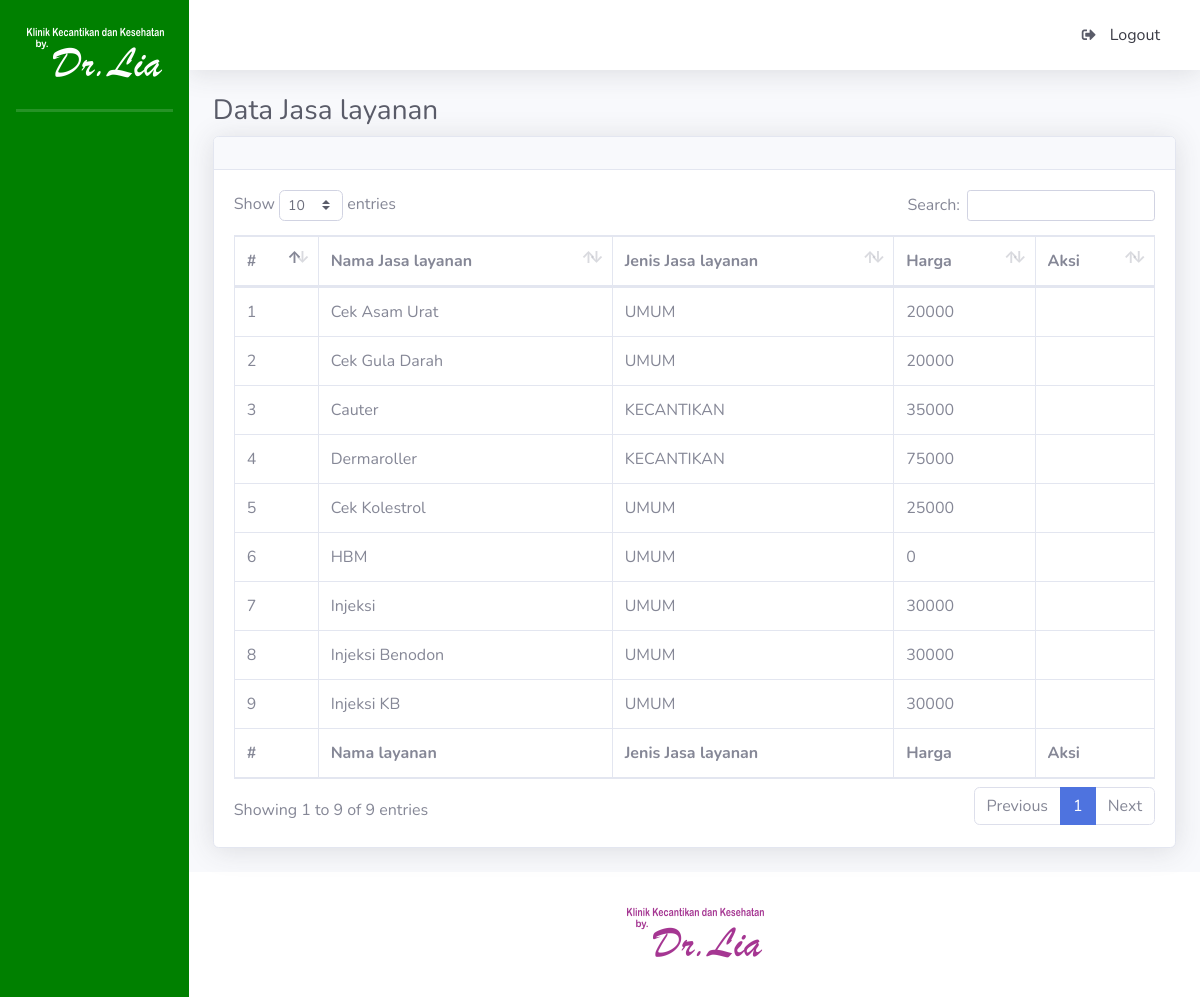
The page /index.php/jasa_layanan on the database as committed earlier.
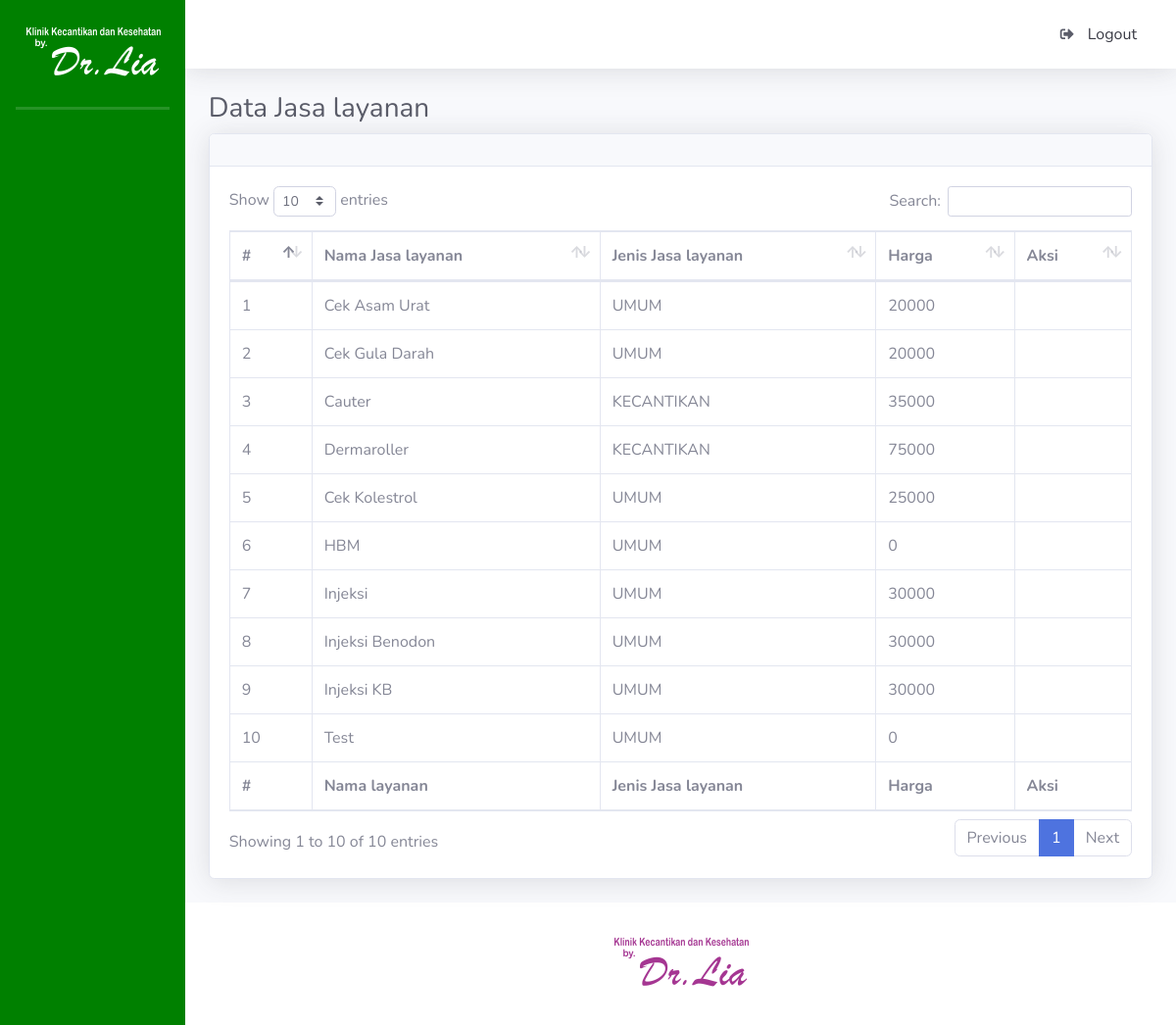
The same page on the database as committed later.
### tables this page shows
CREATE TABLE `tb_jasa_layanan` (
  `id_layanan` bigint(20) NOT NULL,
  `nama_jasa` varchar(100) NOT NULL,
  `harga` int(11) NOT NULL,
  `kategori` bigint(20) NOT NULL
);

CREATE TABLE `tb_layanan` (
  `id_layanan` bigint(20) NOT NULL,
  `nama_layanan` enum('UMUM','KECANTIKAN') NOT NULL
);

### application/controllers/Jasa_layanan.php (called while the page is built, shortened)
<?php
class Jasa_layanan extends CI_Controller {
	public function index()
	{
		$this->db->select('tb_jasa_layanan.id_layanan, tb_jasa_layanan.nama_jasa, tb_jasa_layanan.harga, tb_layanan.nama_layanan');
		$this->db->join('tb_layanan', 'tb_layanan.id_layanan=tb_jasa_layanan.kategori');
		$parser['p_semuajasa_layanan'] = $this->db->get('tb_jasa_layanan')->result();
		$this->load->view('jasa_layanan/v_daftar',
			$parser);
	}
}
?>

### index.php (called while the page is built, shortened)
<?php
require_once BASEPATH.'core/CodeIgniter.php';

### application/views/jasa_layanan/v_daftar.php (the view, shortened to what this page needs)
<!DOCTYPE html>
<html lang="en">
<head>
  <link href="<?php echo base_url(); ?>tema/admin/vendor/fontawesome-free/css/all.min.css" rel="stylesheet" type="text/css">
   <link href="<?php echo base_url(); ?>tema/admin/css/sb-admin-2.min.css" rel="stylesheet">
  <link href="<?php echo base_url(); ?>tema/admin/vendor/datatables/dataTables.bootstrap4.min.css" rel="stylesheet">
  <link href="vendor/datatables/dataTables.bootstrap4.min.css" rel="stylesheet">
</head>
<body id="page-top">
  <div id="wrapper">
    <div id="content-wrapper" class="d-flex flex-column">
      <div id="content">
        <div class="container-fluid">
          <h1 class="h3 mb-2 text-gray-800">Data Jasa layanan</h1>
          <div class="card shadow mb-4">
            <div class="card-header py-3">
            </div>
            <div class="card-body">
              <div class="table-responsive">
                <table class="table table-bordered" id="dataTable" width="100%" cellspacing="0">
                  <thead>
                    <tr>
                     <th>#</th>
                     <th>Nama Jasa layanan</th>
                     <th>Jenis Jasa layanan</th>
                     <th>Harga</th>
                     <th>Aksi</th>
                    </tr>
                  </thead>
                  <tfoot>
                    <tr>
                     <th>#</th>
                     <th>Nama layanan</th>
                     <th>Jenis Jasa layanan</th>
                     <th>Harga</th>
                      <th>Aksi</th>
                    </tr>
                  </tfoot>
                  <tbody>
                   <?php if(count($p_semuajasa_layanan) > 0) { ?>
      <?php $no = 1; ?>
      <?php foreach ($p_semuajasa_layanan as $data) { ?>
      <tr>
        <td><?php echo $no++; ?></td>
        <td><?php echo $data->nama_jasa; ?></td>
        <td><?php echo $data->nama_layanan; ?></td>
          <td><?php echo $data->harga; ?></td>
        <td>
        </td>
      </tr>
      <?php } ?>
      <?php } else { ?>
      <tr>
        <td colspan="4">Tidak ada Jasa layanan</td>
      </tr>
      <?php } ?>
                  </tbody>
                </table>
              </div>
            </div>
          </div>
        </div>
      </div>

Rows that differ between the two databases and show on the page:
added tb_jasa_layanan: nama_jasa "Test", kategori.nama_layanan "UMUM", harga "0"
Other text that changed with them:
text written by a page script: "Show entries Search: Showing 1 to 9 of 9 entries Previous 1 Next" → "Show entries Search: Showing 1 to 10 of 10 entries Previous 1 Next"
